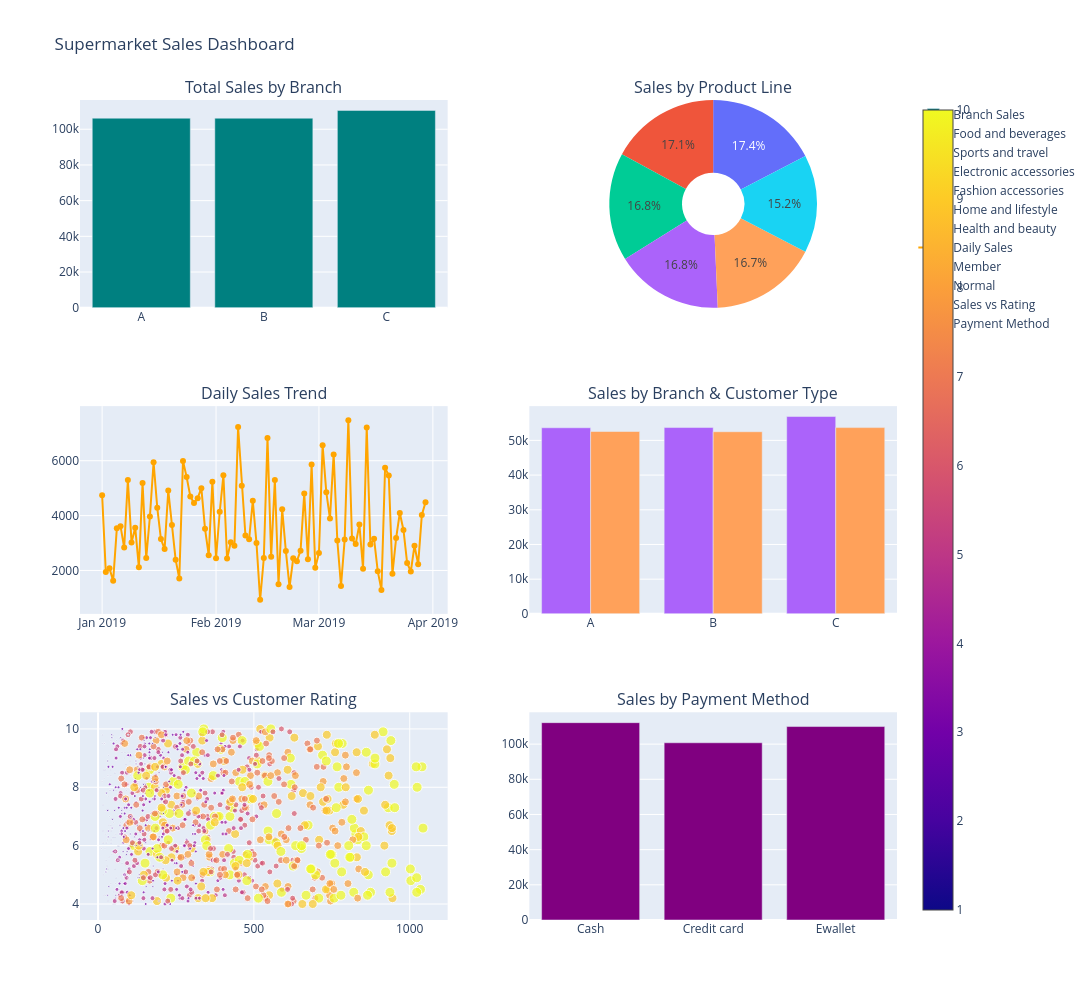

Write notebook code for a chart like this one.
### Code cell
from plotly.subplots import make_subplots
import plotly.graph_objects as go
import pandas as pd

# Load data
data = pd.read_csv(r"C:\ALL PROJECTS\Data analyst\walmart sales\WalmartSalesData.csv (1).csv")
data['Date'] = pd.to_datetime(data['Date'])

# Aggregations
branch_sales = data.groupby('Branch')['Total'].sum().reset_index()
product_sales = data.groupby('Product line')['Total'].sum().reset_index()
daily_sales = data.groupby('Date')['Total'].sum().reset_index()
cust_branch_sales = data.groupby(['Branch','Customer type'])['Total'].sum().reset_index()
payment_sales = data.groupby('Payment')['Total'].sum().reset_index()

# Create subplot layout with domain for Pie
fig = make_subplots(
    rows=3, cols=2,
    specs=[[{"type":"xy"}, {"type":"domain"}],    # Pie in col 2, row 1
           [{"type":"xy"}, {"type":"xy"}],
           [{"type":"xy"}, {"type":"xy"}]],
    subplot_titles=(
        "Total Sales by Branch", 
        "Sales by Product Line",
        "Daily Sales Trend", 
        "Sales by Branch & Customer Type",
        "Sales vs Customer Rating",
        "Sales by Payment Method"
    ),
    vertical_spacing=0.12
)

# Row 1, Col 1: Branch Sales
fig.add_trace(
    go.Bar(x=branch_sales['Branch'], y=branch_sales['Total'], marker_color='teal', name='Branch Sales'),
    row=1, col=1
)

# Row 1, Col 2: Product Sales (Pie)
fig.add_trace(
    go.Pie(labels=product_sales['Product line'], values=product_sales['Total'], name='Product Line Sales', hole=0.3),
    row=1, col=2
)

# Row 2, Col 1: Daily Sales Trend
fig.add_trace(
    go.Scatter(x=daily_sales['Date'], y=daily_sales['Total'], mode='lines+markers', name='Daily Sales', line=dict(color='orange')),
    row=2, col=1
)

# Row 2, Col 2: Sales by Branch & Customer Type
for cust_type in cust_branch_sales['Customer type'].unique():
    temp = cust_branch_sales[cust_branch_sales['Customer type'] == cust_type]
    fig.add_trace(
        go.Bar(x=temp['Branch'], y=temp['Total'], name=cust_type),
        row=2, col=2
    )

# Row 3, Col 1: Sales vs Rating
fig.add_trace(
    go.Scatter(x=data['Total'], y=data['Rating'], mode='markers',
               marker=dict(size=data['Quantity'], color=data['Quantity'], showscale=True),
               text=data['Product line'], name='Sales vs Rating'),
    row=3, col=1
)

# Row 3, Col 2: Sales by Payment Method
fig.add_trace(
    go.Bar(x=payment_sales['Payment'], y=payment_sales['Total'], marker_color='purple', name='Payment Method'),
    row=3, col=2
)

# Layout update
fig.update_layout(height=1000, width=1200, title_text="Supermarket Sales Dashboard", showlegend=True)
fig.show()

### Figure 1 — Plotly figure (JSON) as saved in the notebook; plotly's stock layout.template omitted (floating-point values rounded to 4 significant figures; data arrays with more than 128 entries replaced by an {"elided": "..."} marker saying what was removed)
{"data": [{"marker": {"color": "teal"}, "name": "Branch Sales", "type": "bar", "x": ["A", "B", "C"], "xaxis": "x", "y": [106200.0, 106200.0, 110600.0], "yaxis": "y"}, {"domain": {"x": [0.55, 1], "y": [0.7467, 1]}, "hole": 0.3, "labels": ["Electronic accessories", "Fashion accessories", "Food and beverages", "Health and beauty", "Home and lifestyle", "Sports and travel"], "name": "Product Line Sales", "type": "pie", "values": [54340.0, 54310.0, 56140.0, 49190.0, 53860.0, 55120.0]}, {"line": {"color": "orange"}, "mode": "lines+markers", "name": "Daily Sales", "type": "scatter", "x": ["2019-01-01T00:00:00.000000000", "2019-01-02T00:00:00.000000000", "2019-01-03T00:00:00.000000000", "2019-01-04T00:00:00.000000000", "2019-01-05T00:00:00.000000000", "2019-01-06T00:00:00.000000000", "2019-01-07T00:00:00.000000000", "2019-01-08T00:00:00.000000000", "2019-01-09T00:00:00.000000000", "2019-01-10T00:00:00.000000000", "2019-01-11T00:00:00.000000000", "2019-01-12T00:00:00.000000000", "2019-01-13T00:00:00.000000000", "2019-01-14T00:00:00.000000000", "2019-01-15T00:00:00.000000000", "2019-01-16T00:00:00.000000000", "2019-01-17T00:00:00.000000000", "2019-01-18T00:00:00.000000000", "2019-01-19T00:00:00.000000000", "2019-01-20T00:00:00.000000000", "2019-01-21T00:00:00.000000000", "2019-01-22T00:00:00.000000000", "2019-01-23T00:00:00.000000000", "2019-01-24T00:00:00.000000000", "2019-01-25T00:00:00.000000000", "2019-01-26T00:00:00.000000000", "2019-01-27T00:00:00.000000000", "2019-01-28T00:00:00.000000000", "2019-01-29T00:00:00.000000000", "2019-01-30T00:00:00.000000000", "2019-01-31T00:00:00.000000000", "2019-02-01T00:00:00.000000000", "2019-02-02T00:00:00.000000000", "2019-02-03T00:00:00.000000000", "2019-02-04T00:00:00.000000000", "2019-02-05T00:00:00.000000000", "2019-02-06T00:00:00.000000000", "2019-02-07T00:00:00.000000000", "2019-02-08T00:00:00.000000000", "2019-02-09T00:00:00.000000000", "2019-02-10T00:00:00.000000000", "2019-02-11T00:00:00.000000000", "2019-02-12T00:00:00.000000000", "2019-02-13T00:00:00.000000000", "2019-02-14T00:00:00.000000000", "2019-02-15T00:00:00.000000000", "2019-02-16T00:00:00.000000000", "2019-02-17T00:00:00.000000000", "2019-02-18T00:00:00.000000000", "2019-02-19T00:00:00.000000000", "2019-02-20T00:00:00.000000000", "2019-02-21T00:00:00.000000000", "2019-02-22T00:00:00.000000000", "2019-02-23T00:00:00.000000000", "2019-02-24T00:00:00.000000000", "2019-02-25T00:00:00.000000000", "2019-02-26T00:00:00.000000000", "2019-02-27T00:00:00.000000000", "2019-02-28T00:00:00.000000000", "2019-03-01T00:00:00.000000000", "2019-03-02T00:00:00.000000000", "2019-03-03T00:00:00.000000000", "2019-03-04T00:00:00.000000000", "2019-03-05T00:00:00.000000000", "2019-03-06T00:00:00.000000000", "2019-03-07T00:00:00.000000000", "2019-03-08T00:00:00.000000000", "2019-03-09T00:00:00.000000000", "2019-03-10T00:00:00.000000000", "2019-03-11T00:00:00.000000000", "2019-03-12T00:00:00.000000000", "2019-03-13T00:00:00.000000000", "2019-03-14T00:00:00.000000000", "2019-03-15T00:00:00.000000000", "2019-03-16T00:00:00.000000000", "2019-03-17T00:00:00.000000000", "2019-03-18T00:00:00.000000000", "2019-03-19T00:00:00.000000000", "2019-03-20T00:00:00.000000000", "2019-03-21T00:00:00.000000000", "2019-03-22T00:00:00.000000000", "2019-03-23T00:00:00.000000000", "2019-03-24T00:00:00.000000000", "2019-03-25T00:00:00.000000000", "2019-03-26T00:00:00.000000000", "2019-03-27T00:00:00.000000000", "2019-03-28T00:00:00.000000000", "2019-03-29T00:00:00.000000000", "2019-03-30T00:00:00.000000000"], "xaxis": "x2", "y": [4745.0, 1946.0, 2078.0, 1624.0, 3537.0, 3614.0, 2834.0, 5294.0, 3021.0, 3561.0, 2115.0, 5185.0, 2451.0, 3967.0, 5944.0, 4289.0, 3143.0, 2780.0, 4915.0, 3655.0, 2392.0, 1705.0, 5994.0, 5402.0, 4700.0, 4458.0, 4636.0, 5000.0, 3517.0, 2558.0, 5232.0, 2445.0, 4141.0, 5468.0, 2439.0, 3031.0, 2905.0, 7228.0, 5085.0, 3272.0, 3141.0, 4542.0, 2999.0, 934.2, 2454.0, 6831.0, 2504.0, 5300.0, 1496.0, 4228.0, 2706.0, 1394.0, 2442.0, 2340.0, 2722.0, 4807.0, 2408.0, 5859.0, 2097.0, 2634.0, 6560.0, 4853.0, 3894.0, 6231.0, 3093.0, 1438.0, 3125.0, 7474.0, 3163.0, 2961.0, 3678.0, 2064.0, 7215.0, 2942.0, 3154.0, 1976.0, 1293.0, 5740.0, 5458.0, 1878.0, 3179.0, 4095.0, 3477.0, 2273.0, 1963.0, 2903.0, 2229.0, 4023.0, 4487.0], "yaxis": "y2"}, {"name": "Member", "type": "bar", "x": ["A", "B", "C"], "xaxis": "x3", "y": [53640.0, 53700.0, 56880.0], "yaxis": "y3"}, {"name": "Normal", "type": "bar", "x": ["A", "B", "C"], "xaxis": "x3", "y": [52560.0, 52490.0, 53690.0], "yaxis": "y3"}, {"marker": {"color": {"elided": "1000 int values"}, "showscale": true, "size": {"elided": "1000 int values"}}, "mode": "markers", "name": "Sales vs Rating", "text": {"elided": "1000 str values"}, "type": "scatter", "x": {"elided": "1000 float values"}, "xaxis": "x4", "y": {"elided": "1000 float values"}, "yaxis": "y4"}, {"marker": {"color": "purple"}, "name": "Payment Method", "type": "bar", "x": ["Cash", "Credit card", "Ewallet"], "xaxis": "x5", "y": [112200.0, 100800.0, 110000.0], "yaxis": "y5"}], "layout": {"annotations": [{"font": {"size": 16}, "showarrow": false, "text": "Total Sales by Branch", "x": 0.225, "xanchor": "center", "xref": "paper", "y": 1, "yanchor": "bottom", "yref": "paper"}, {"font": {"size": 16}, "showarrow": false, "text": "Sales by Product Line", "x": 0.775, "xanchor": "center", "xref": "paper", "y": 1, "yanchor": "bottom", "yref": "paper"}, {"font": {"size": 16}, "showarrow": false, "text": "Daily Sales Trend", "x": 0.225, "xanchor": "center", "xref": "paper", "y": 0.6267, "yanchor": "bottom", "yref": "paper"}, {"font": {"size": 16}, "showarrow": false, "text": "Sales by Branch & Customer Type", "x": 0.775, "xanchor": "center", "xref": "paper", "y": 0.6267, "yanchor": "bottom", "yref": "paper"}, {"font": {"size": 16}, "showarrow": false, "text": "Sales vs Customer Rating", "x": 0.225, "xanchor": "center", "xref": "paper", "y": 0.2533, "yanchor": "bottom", "yref": "paper"}, {"font": {"size": 16}, "showarrow": false, "text": "Sales by Payment Method", "x": 0.775, "xanchor": "center", "xref": "paper", "y": 0.2533, "yanchor": "bottom", "yref": "paper"}], "height": 1000, "showlegend": true, "title": {"text": "Supermarket Sales Dashboard"}, "width": 1200, "xaxis": {"anchor": "y", "domain": [0, 0.45]}, "xaxis2": {"anchor": "y2", "domain": [0, 0.45]}, "xaxis3": {"anchor": "y3", "domain": [0.55, 1]}, "xaxis4": {"anchor": "y4", "domain": [0, 0.45]}, "xaxis5": {"anchor": "y5", "domain": [0.55, 1]}, "yaxis": {"anchor": "x", "domain": [0.7467, 1]}, "yaxis2": {"anchor": "x2", "domain": [0.3733, 0.6267]}, "yaxis3": {"anchor": "x3", "domain": [0.3733, 0.6267]}, "yaxis4": {"anchor": "x4", "domain": [0, 0.2533]}, "yaxis5": {"anchor": "x5", "domain": [0, 0.2533]}}}
